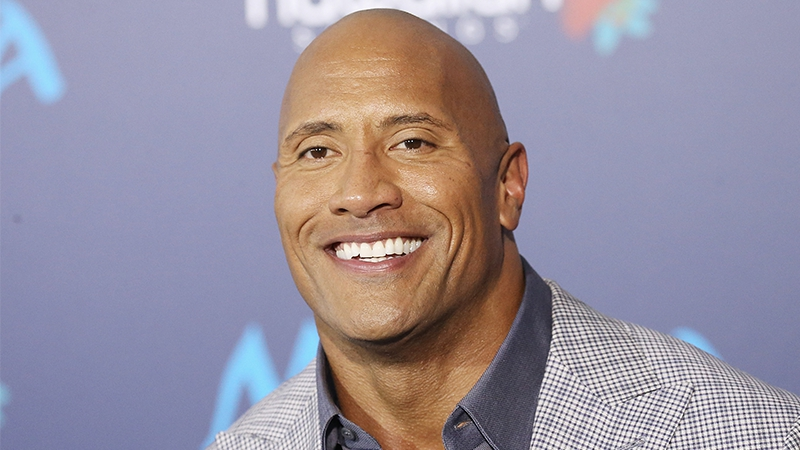
#> input picture test/jfif/the_rock.jfif, 800 x 450 px, found by its file name
$ python telegram-test.py
#> lines starting #> are read from the running program, lines starting #| are printed output that depends on the picture
import cv2
import numpy as np

PATH = "test\\jfif\\the_rock.jfif"
img = cv2.imread(PATH)
#> img is the input picture: shape (450, 800, 3); mean B, G, R 158.1, 143.8, 151.7
# print(img)
cv2.imshow('image', img)
#cv2.waitKey(0) # waits until a key is pressed
#cv2.destroyAllWindows() # destroys the window showing image

# converts an image to rgb bitplane. Last element per channel is MSB, first LSB
def img2bitplane(img):
    # Get image dimensions
    height, width, channels = img.shape
#> height = 450; width = 800; channels = 3

    # Splitting the color channels
    b, g, r = cv2.split(img)
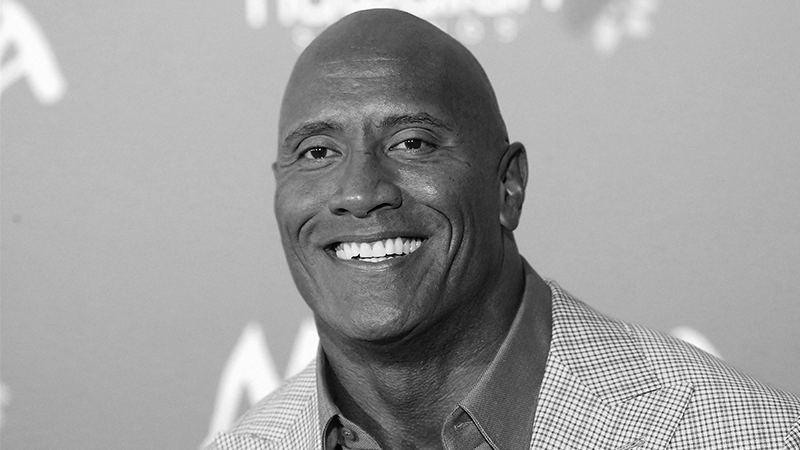
#> b: shape (450, 800); min 0, max 255, mean 158.1
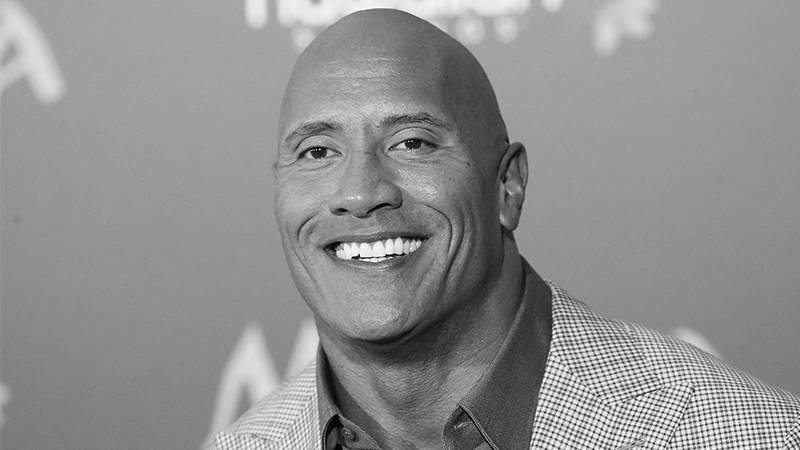
#> g: shape (450, 800); min 0, max 255, mean 143.8
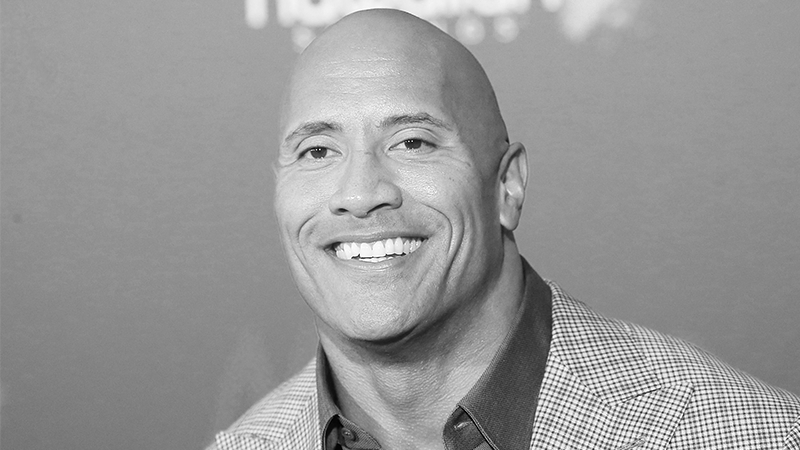
#> r: shape (450, 800); min 0, max 255, mean 151.7
    # image with 8 bit integer
    bitdepth = 8
    # converting integer decimal values into 8 bit binary values
    b_bits = np.unpackbits(np.array([b], dtype=np.uint8), axis = 1)
    g_bits = np.unpackbits(np.array([g], dtype=np.uint8), axis = 1)
    r_bits = np.unpackbits(np.array([r], dtype=np.uint8), axis = 1)
    print(b_bits.shape)
#| (1, 3600, 800)

    # lists to store sliced bit planes
    b_out = []
    g_out = []
    r_out = []
    # loop over all 8 bits
    for p in range(bitdepth):
        # create binary mask with 1 at position 'p' / (2**p) means 2 to the power of p
        plane = np.full((height, width), 2 ** p, np.uint8)
        # Bitwise and operation to only obtain bits at position 'p'
        b_slice = cv2.bitwise_and(plane,b)
        g_slice = cv2.bitwise_and(plane,g)
        r_slice = cv2.bitwise_and(plane,r)

        # save the sliced planes in a list
        b_out.append(b_slice)
        g_out.append(g_slice)
        r_out.append(r_slice)
#> this loop made 8 passes
#> pass 1, in img2bitplane, `b_slice = cv2.bitwise_and(plane,b)`:
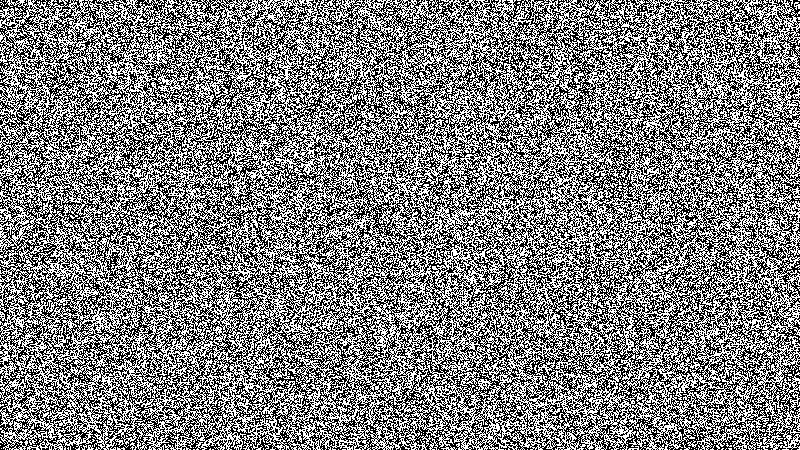
#> b_slice: shape (450, 800); values 0 (black) and 1 (white), 50.1% white; black in thin lines or dots
#> pass 1, in img2bitplane, `g_slice = cv2.bitwise_and(plane,g)`:
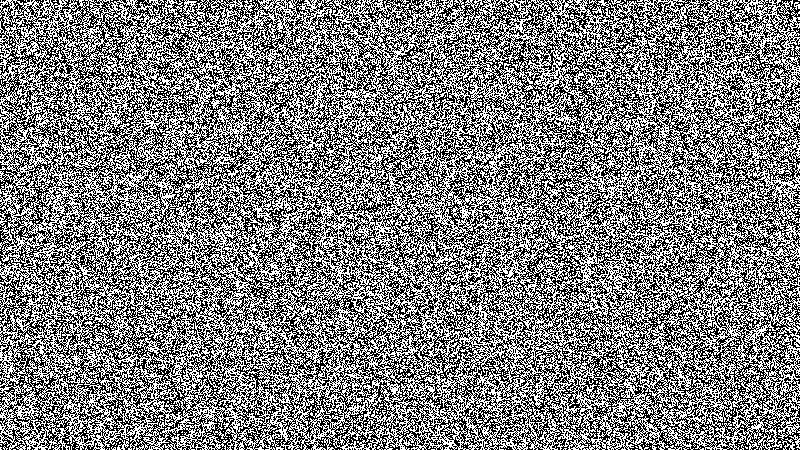
#> g_slice: shape (450, 800); values 0 (black) and 1 (white), 50% white; black in thin lines or dots
#> pass 1, in img2bitplane, `r_slice = cv2.bitwise_and(plane,r)`:
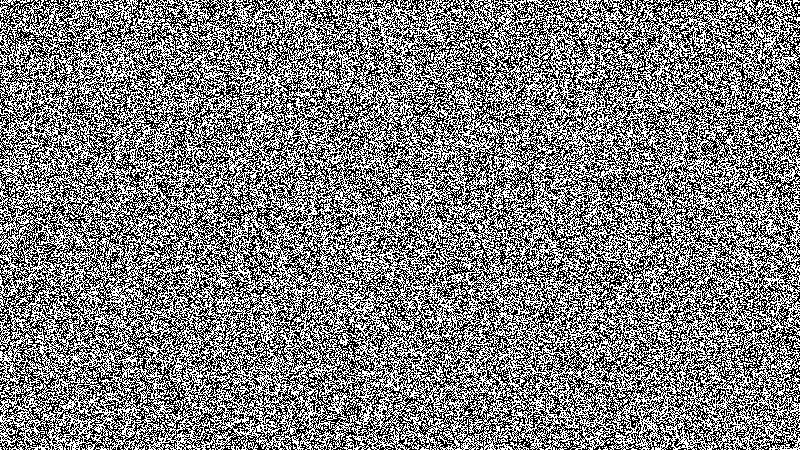
#> r_slice: shape (450, 800); values 0 (black) and 1 (white), 50% white; black in thin lines or dots
#> pass 2, in img2bitplane, `b_slice = cv2.bitwise_and(plane,b)`:
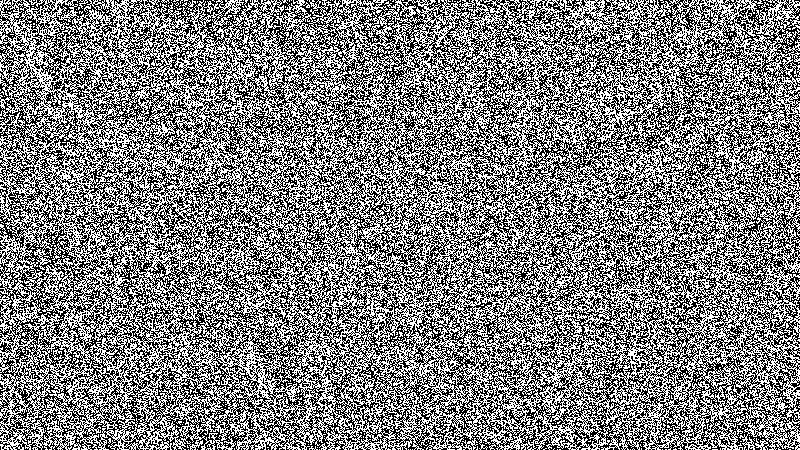
#> b_slice: shape (450, 800); values 0 (black) and 2 (white), 50.1% white; black in thin lines or dots
#> after the loop: plane: shape (450, 800); every value is 128
#> after the loop, b_out = 8 items; g_out = 8 items; r_out = 8 items

    return b_out, g_out, r_out

# last element is MSB, first LSB
g_bit, b_bit, r_bit = img2bitplane(img)
#> g_bit = 8 items; b_bit = 8 items; r_bit = 8 items

for ix,bit in enumerate(g_bit):
    for row in range(len(bit)):
        for col in range(len(bit[row])):
            if bit[row][col] > 0:
                bit[row][col] = 255
    cv2.imshow(str(ix), bit)
cv2.waitKey(0)
